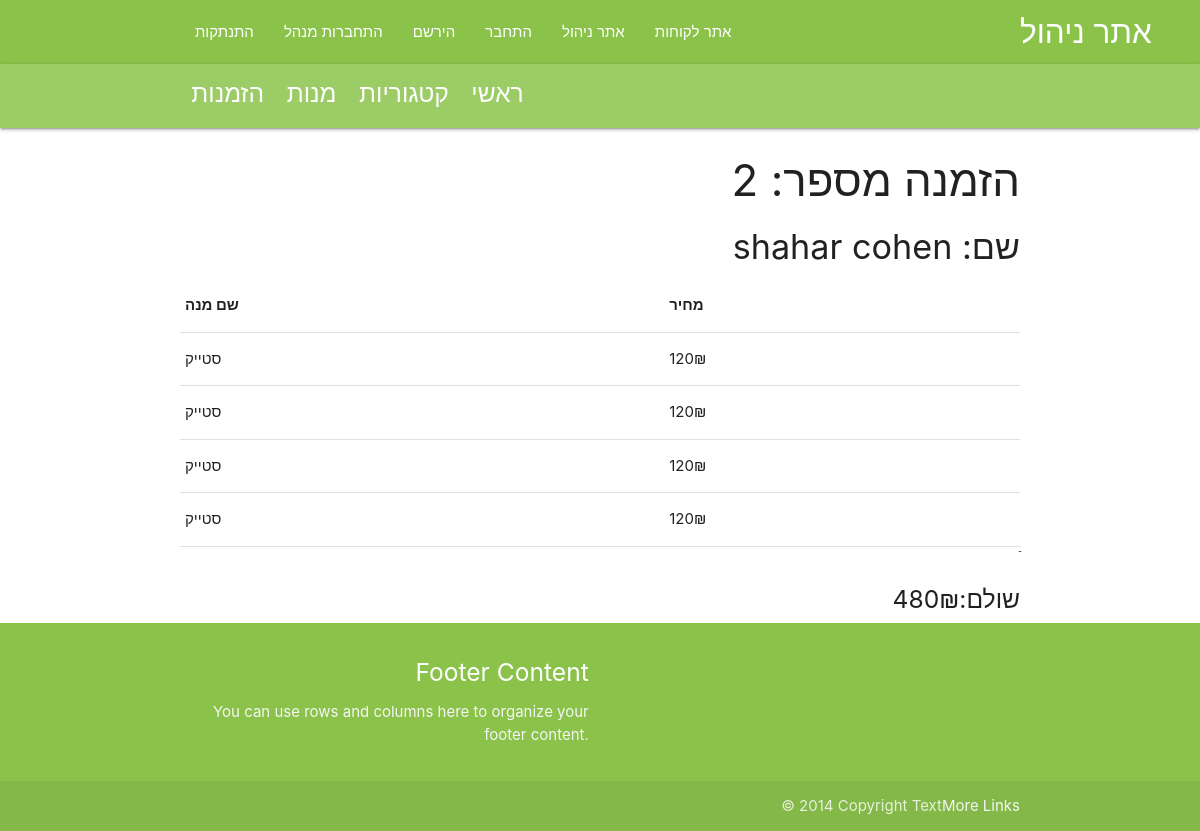
Before: /managers/orders/show_order/2 (signed in) with the older database file.
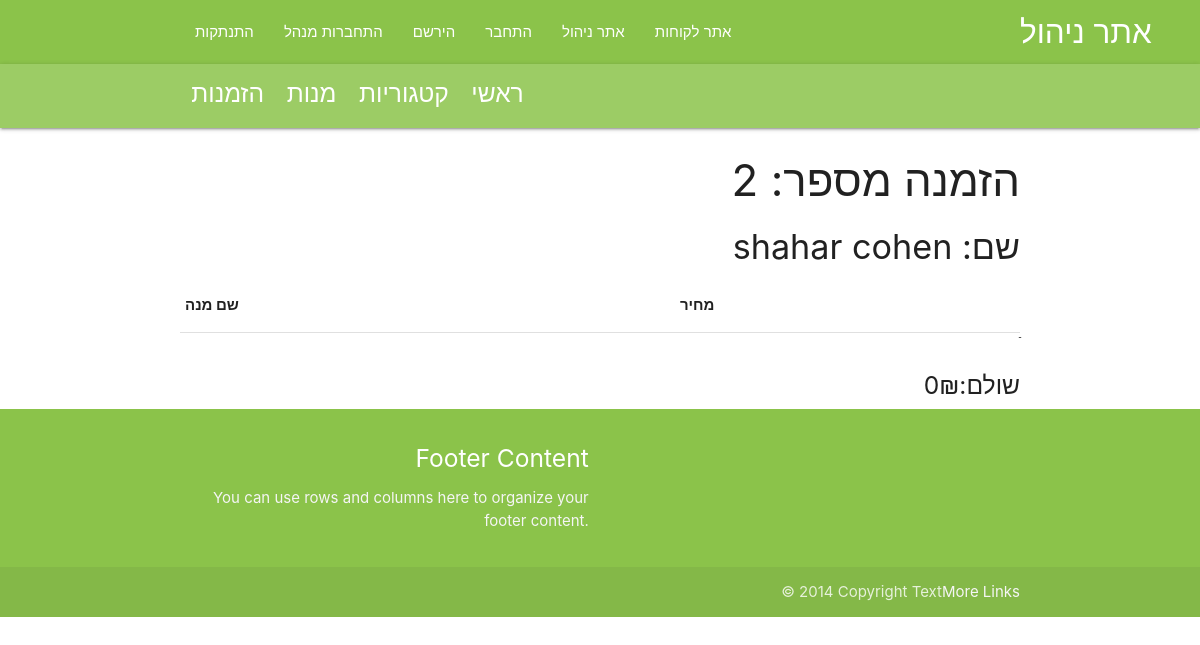
After: the same page with the newer database file.
### models/dishes.py (models this page shows)
class Items(db.Model):
    id = db.Column(db.Integer,primary_key=True)
    dish_id=db.Column(db.Integer,db.ForeignKey('dish.id'))
    cart_id=db.Column(db.Integer,db.ForeignKey('cart.id'))
    amount = db.Column(db.Integer,default=1)
    dishes = db.relationship('Dish',backref='items',cascade="save-update")
    items = db.relationship('Cart',backref='items',cascade="save-update")

class Dish(db.Model):
    id = db.Column(db.Integer,primary_key=True)
    name = db.Column(db.String(100),nullable=False)
    price = db.Column(db.Integer,nullable=False)
    description = db.Column(db.Text,nullable=False)
    imageUrl = db.Column(db.Text,default='')
    is_gluten_free = db.Column(db.Boolean,default=False)
    is_vegeterian = db.Column(db.Boolean,default=False)
    category_id = db.Column(db.Integer,db.ForeignKey('category.id'))
    categories = db.relationship('Category',backref='dishes',cascade="save-update")

### controllers/managers.py (the view)
@login_required
def show_order(id):
    delivery= Delivery.query.get(id)
    print(delivery.cart.items)
    cart_price=sum([item.dishes.price for item in delivery.cart.items])
    if current_user.is_staff:
        return render_template('manager_templates/show_order.html',delivery=delivery,cart_price=cart_price)

### controllers/managers.py (called while the page is built)
@login_manager.user_loader
def load_user(user_id):
    return User.query.get(int(user_id))

### templates/manager_templates/show_order.html (shortened to what this page needs)
{% extends 'layouts/layout_manager.html' %}{% block manager %}
<div>
    <div><h3>{{delivery.id}} :הזמנה מספר</h3></div>
    <div><h4>{{delivery.cart.user.first_name}} {{delivery.cart.user.last_name}}  :שם</h4></div>
        <div>
            <table class="responsive-table">
                <thead>
                    <tr>
                        <th>שם מנה</th>
                        <th>מחיר</th>
                    </tr>
                </thead>
                {% for item in delivery.cart.items%}
                <tbody>
                <tr>
                    <td>{{item.dishes.name}}</td>
                    <td>{{item.dishes.price}}₪</td>
                </tr>
                </tbody>
                {%endfor%}
            </table>ֿ
            {% if not delivery.is_delivered%}
            <h5>סכום לתשלום:{{cart_price}}₪</h5>
            {%else%}
            <h5>שולם:{{cart_price}}₪</h5>
            {%endif%}
        </div>
    </div>
{%endblock%}

Changed rows visible on the page:
no longer on this page (row edited): Items: dishes.name "סטייק", dishes.price "120"
removed Items: dishes.name "סטייק", dishes.price "120"
removed Items: dishes.name "סטייק", dishes.price "120"
removed Items: dishes.name "סטייק", dishes.price "120"
Other visible differences:
{{ cart_price }}: "480" → "0"
